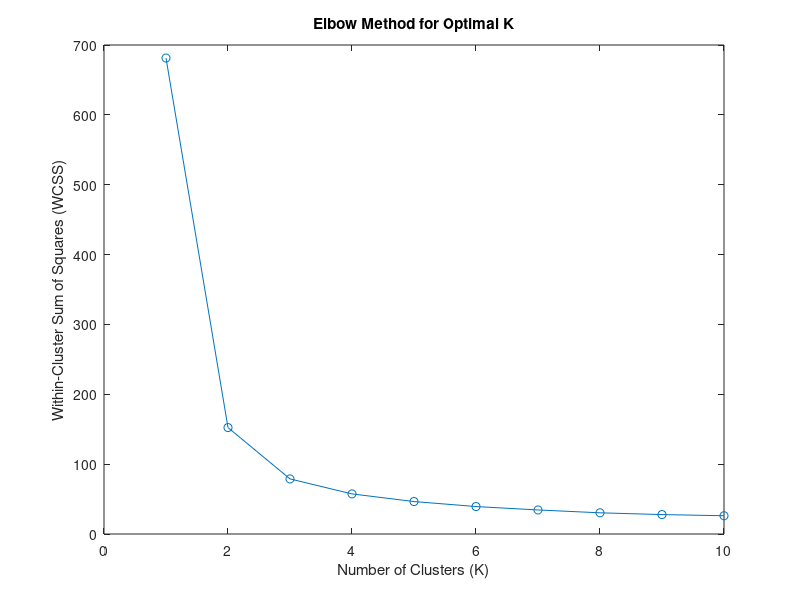
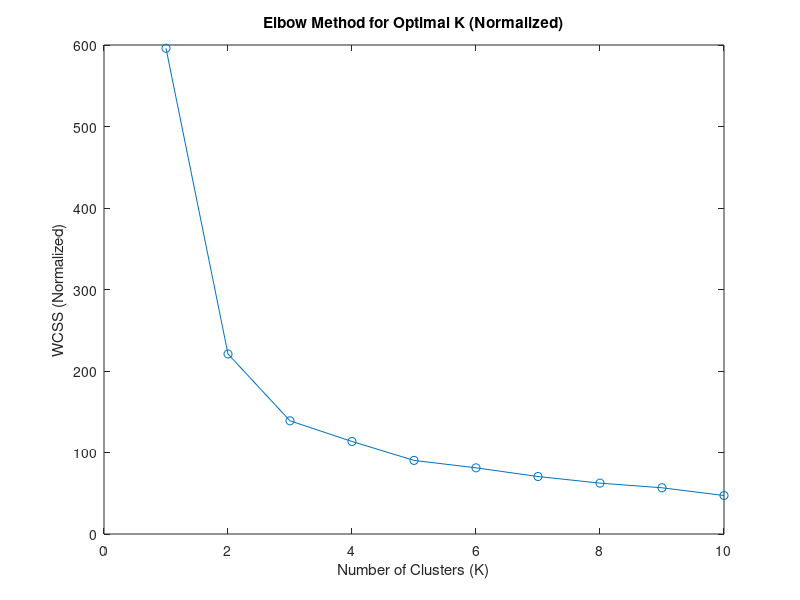
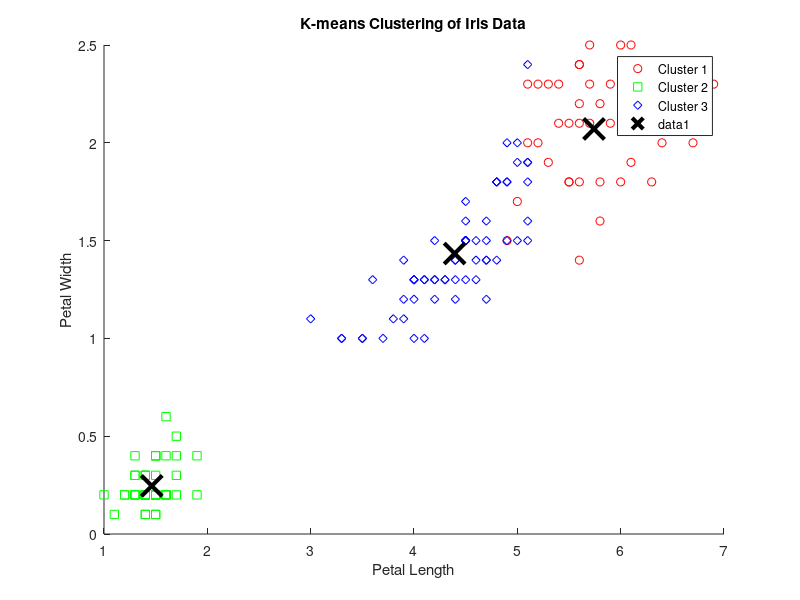
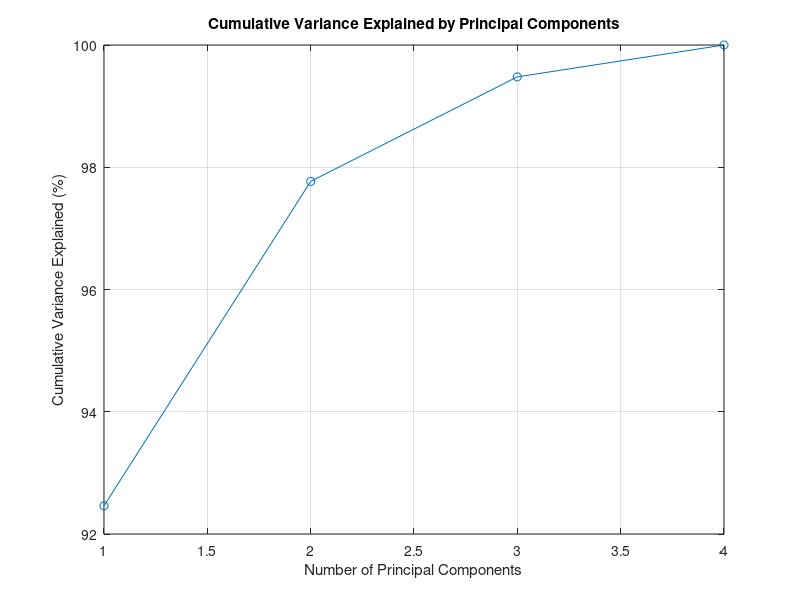

The MATLAB source for these figures, in order:
%%%%%%%%%%%%%%%%%%%%%%%%%%%%%%%%%%%%%%%%%%%%%%%%%%%%%%%%%%%%%
% Problem Set 5 - Advanced Econometrics
% 
% Hude Hude
% hh3024@columbia.edu
%%%%%%%%%%%%%%%%%%%%%%%%%%%%%%%%%%%%%%%%%%%%%%%%%%%%%%%%%%%%%

clear all; close all; clc

%% Part 1a: K-means Clustering on the Iris Dataset
close all;
clear all;
clc;
rng(894);

% Load the Iris dataset
load fisheriris;

% Extract the features (sepal length, sepal width, petal length, petal width)
X = meas;

% True labels (Iris setosa = 1, Iris versicolor = 2, Iris virginica = 3)
true_labels = [1*ones(50,1); 2*ones(50,1); 3*ones(50,1)];

% Elbow Method to Determine Optimal K
wcss = zeros(1,10);
for k = 1:10
    [~, ~, sumd] = kmeans(X, k, 'Replicates', 5);
    wcss(k) = sum(sumd);  % Sum of distances to centroids (WCSS)
end

% Plot WCSS vs. number of clusters
figure;
plot(1:10, wcss, '-o');
xlabel('Number of Clusters (K)');
ylabel('Within-Cluster Sum of Squares (WCSS)');
title('Elbow Method for Optimal K');

% From the plot, determine the elbow (let's assume it's at K = 3 for now)
optimal_k = 3;

% K-means Clustering with Optimal K
[idx, C] = kmeans(X, optimal_k, 'Replicates', 5);

% Confusion Matrix
conf_matrix = confusionmat(true_labels, idx);

% Display confusion matrix
disp('Without Normalized');
disp('Confusion Matrix:');
disp(conf_matrix);

% Performance Metrics: Precision, Recall, F1-Score, and Accuracy
% Precision, Recall, F1, and Accuracy can be calculated based on the confusion matrix.
precision = diag(conf_matrix) ./ sum(conf_matrix, 2);
recall = diag(conf_matrix) ./ sum(conf_matrix, 1)';
f1_score = 2 * (precision .* recall) ./ (precision + recall);

% Accuracy
accuracy = sum(diag(conf_matrix)) / sum(conf_matrix(:));

% Display results
fprintf('Precision: %.2f\n', mean(precision));
fprintf('Recall: %.2f\n', mean(recall));
fprintf('F1 Score: %.2f\n', mean(f1_score));
fprintf('Accuracy: %.2f\n', accuracy);

%% Part 1b: K-means Clustering with Normalized Data
% Normalize the data (zero mean, unit standard deviation)
X_norm = (X - mean(X)) ./ std(X);

% Elbow Method for normalized data
wcss_norm = zeros(1,10);
for k = 1:10
    [~, ~, sumd] = kmeans(X_norm, k, 'Replicates', 5);
    wcss_norm(k) = sum(sumd);
end

% Plot WCSS vs. number of clusters for normalized data
figure;
plot(1:10, wcss_norm, '-o');
xlabel('Number of Clusters (K)');
ylabel('WCSS (Normalized)');
title('Elbow Method for Optimal K (Normalized)');

% K-means Clustering with optimal K (assuming K = 3)
[idx_norm, C_norm] = kmeans(X_norm, optimal_k, 'Replicates', 5);

% True labels (normalized)
true_labels_2 = [2*ones(50,1); 1*ones(50,1); 3*ones(50,1)];

% Confusion Matrix for normalized data
conf_matrix_norm = confusionmat(true_labels_2, idx_norm);

% Display confusion matrix
disp('Confusion Matrix (Normalized):');
disp(conf_matrix_norm);

% Performance Metrics for Normalized Data
precision_norm = diag(conf_matrix_norm) ./ sum(conf_matrix_norm, 2);
recall_norm = diag(conf_matrix_norm) ./ sum(conf_matrix_norm, 1)';
f1_score_norm = 2 * (precision_norm .* recall_norm) ./ (precision_norm + recall_norm);
accuracy_norm = sum(diag(conf_matrix_norm)) / sum(conf_matrix_norm(:));

% Display results for normalized data
fprintf('Precision (Normalized): %.2f\n', mean(precision_norm));
fprintf('Recall (Normalized): %.2f\n', mean(recall_norm));
fprintf('F1 Score (Normalized): %.2f\n', mean(f1_score_norm));
fprintf('Accuracy (Normalized): %.2f\n', accuracy_norm);
disp("So, the precision are similar under two cases");

% Choose two features to plot (e.g., petal length = column 3, petal width = column 4)
figure;
gscatter(meas(:,3), meas(:,4), idx, 'rgb', 'osd');

% Add labels and title
xlabel('Petal Length');
ylabel('Petal Width');
title('K-means Clustering of Iris Data');
legend('Cluster 1', 'Cluster 2', 'Cluster 3');
hold on;

% Plot the cluster centroids
plot(C(:,3), C(:,4), 'kx', 'MarkerSize', 15, 'LineWidth', 3);
hold off;

%% Part 2a: Principal Component Analysis (PCA) on the Iris Dataset

% Perform PCA
[coeff, score, latent, ~, explained] = pca(X);

% latent contains the eigenvalues (variance explained by each principal component)
% explained contains the percentage of variance explained by each principal component

% Display the explained variance for each principal component
disp('Variance explained by each principal component (%):');
disp(explained);

% Calculate the cumulative variance explained
cumulative_variance = cumsum(explained);

% Display how much variance is retained by the first 1, 2, and 3 principal components
disp('Cumulative variance explained by the first 1, 2, and 3 principal components (%):');
disp(cumulative_variance(1:3));

% Plot cumulative variance explained by the principal components
figure;
plot(1:length(explained), cumulative_variance, '-o');
xlabel('Number of Principal Components');
ylabel('Cumulative Variance Explained (%)');
title('Cumulative Variance Explained by Principal Components');
grid on;

%% Part 2b: Plot Iris Data in the Space Spanned by the First Two Principal Components
% Visualization of Principal Components

% Perform PCA
[coeff, score, ~, ~, explained] = pca(meas);

% True labels (1 = Setosa, 2 = Versicolor, 3 = Virginica)
true_labels_plot = [ones(50,1); 2*ones(50,1); 3*ones(50,1)];

% i) Plot 1st Principal Component on a real line
figure;
gscatter(score(:,1), zeros(size(score,1), 1), true_labels_plot, 'rgb', 'osd');
xlabel(sprintf('Principal Component 1 (%.2f%% Variance)', explained(1)));
title('Iris Data: 1st Principal Component');
legend('Setosa', 'Versicolor', 'Virginica');
grid on;

% ii) Plot 1st and 2nd Principal Components on a 2D plane
figure;
gscatter(score(:,1), score(:,2), true_labels, 'rgb', 'osd');
xlabel(sprintf('Principal Component 1 (%.2f%% Variance)', explained(1)));
ylabel(sprintf('Principal Component 2 (%.2f%% Variance)', explained(2)));
title('Iris Data: 1st and 2nd Principal Components');
legend('Setosa', 'Versicolor', 'Virginica');
grid on;

% iii) Plot 1st, 2nd, and 3rd Principal Components in 3D space
figure;
scatter3(score(:,1), score(:,2), score(:,3), 50, true_labels, 'filled');
xlabel(sprintf('Principal Component 1 (%.2f%% Variance)', explained(1)));
ylabel(sprintf('Principal Component 2 (%.2f%% Variance)', explained(2)));
zlabel(sprintf('Principal Component 3 (%.2f%% Variance)', explained(3)));
title('Iris Data: 1st, 2nd, and 3rd Principal Components');
legend('Setosa', 'Versicolor', 'Virginica');
grid on;

disp("So, the first component mainly explains the variance and determines the classification");

%% Part 3a: K-means Clustering on Principal Components

% Extract the first two principal components
pc1 = score(:,1);  % First principal component
pc2 = score(:,2);  % Second principal component
PC = [pc1, pc2];   % Combine the first two principal components

% True labels
true_labels_3 = [3*ones(50,1); 1*ones(50,1); 2*ones(50,1)];

% K-means Clustering on Principal Components
[idx_p, C] = kmeans(PC, 3, 'Replicates', 5);

% Compute the confusion matrix
conf_matrix = confusionmat(true_labels_3, idx_p);

% Calculate precision, recall, F1-score, and accuracy
precision = diag(conf_matrix) ./ sum(conf_matrix, 2);
recall = diag(conf_matrix) ./ sum(conf_matrix, 1)';
f1_score = 2 * (precision .* recall) ./ (precision + recall);
accuracy = sum(diag(conf_matrix)) / sum(conf_matrix(:));

% Display results
disp('Confusion Matrix (Principal Components):');
disp(conf_matrix);
fprintf('Precision: %.2f\n', mean(precision));
fprintf('Recall: %.2f\n', mean(recall));
fprintf('F1 Score: %.2f\n', mean(f1_score));
fprintf('Accuracy: %.2f\n', accuracy);

% Normalizing the Principal Components
PC_norm = (PC - mean(PC)) ./ std(PC);  % Zero mean, unit standard deviation

% Perform K-means clustering on normalized principal components
[idx_p_norm, C_norm] = kmeans(PC_norm, 3, 'Replicates', 5);

% Table
true_labels_4 = [1*ones(50,1); 2*ones(50,1); 3*ones(50,1)];
% Compute the confusion matrix for normalized components
conf_matrix_norm = confusionmat(true_labels_4, idx_p_norm);

% Calculate precision, recall, F1-score, and accuracy for normalized components
precision_norm = diag(conf_matrix_norm) ./ sum(conf_matrix_norm, 2);
recall_norm = diag(conf_matrix_norm) ./ sum(conf_matrix_norm, 1)';
f1_score_norm = 2 * (precision_norm .* recall_norm) ./ (precision_norm + recall_norm);
accuracy_norm = sum(diag(conf_matrix_norm)) / sum(conf_matrix_norm(:));

% Display results for normalized components
disp('Confusion Matrix (Normalized Principal Components):');
disp(conf_matrix_norm);
fprintf('Precision (Normalized): %.2f\n', mean(precision_norm));
fprintf('Recall (Normalized): %.2f\n', mean(recall_norm));
fprintf('F1 Score (Normalized): %.2f\n', mean(f1_score_norm));
fprintf('Accuracy (Normalized): %.2f\n', accuracy_norm);

disp("So, the precision is actually better without normalization. This is because the first component mainly determines the type. Normalization makes this contribute less for classification prediction.");

%% Part 3b. K-means Clustering on 3 Principal Components
PC3 = score(:,1:3);  % First three principal components

% Perform K-means clustering on 3 principal components
[idx3, C3] = kmeans(PC3, 3, 'Replicates', 5);

% Table
true_labels_3pc = [1*ones(50,1); 3*ones(50,1); 2*ones(50,1)];

% Confusion Matrix for 3 PCs
conf_matrix_3PC = confusionmat(true_labels_3pc, idx3);

% Calculate precision, recall, F1-score, and accuracy for 3 PCs
precision_3PC = diag(conf_matrix_3PC) ./ sum(conf_matrix_3PC, 2);
recall_3PC = diag(conf_matrix_3PC) ./ sum(conf_matrix_3PC, 1)';
f1_score_3PC = 2 * (precision_3PC .* recall_3PC) ./ (precision_3PC + recall_3PC);
accuracy_3PC = sum(diag(conf_matrix_3PC)) / sum(conf_matrix_3PC(:));

% Display results for 3 PCs
disp('Confusion Matrix (3 Principal Components):');
disp(conf_matrix_3PC);
fprintf('Precision (3 PCs): %.2f\n', mean(precision_3PC));
fprintf('Recall (3 PCs): %.2f\n', mean(recall_3PC));
fprintf('F1 Score (3 PCs): %.2f\n', mean(f1_score_3PC));
fprintf('Accuracy (3 PCs): %.2f\n', accuracy_3PC);

disp("Now, the precision increases when normalization applies.");